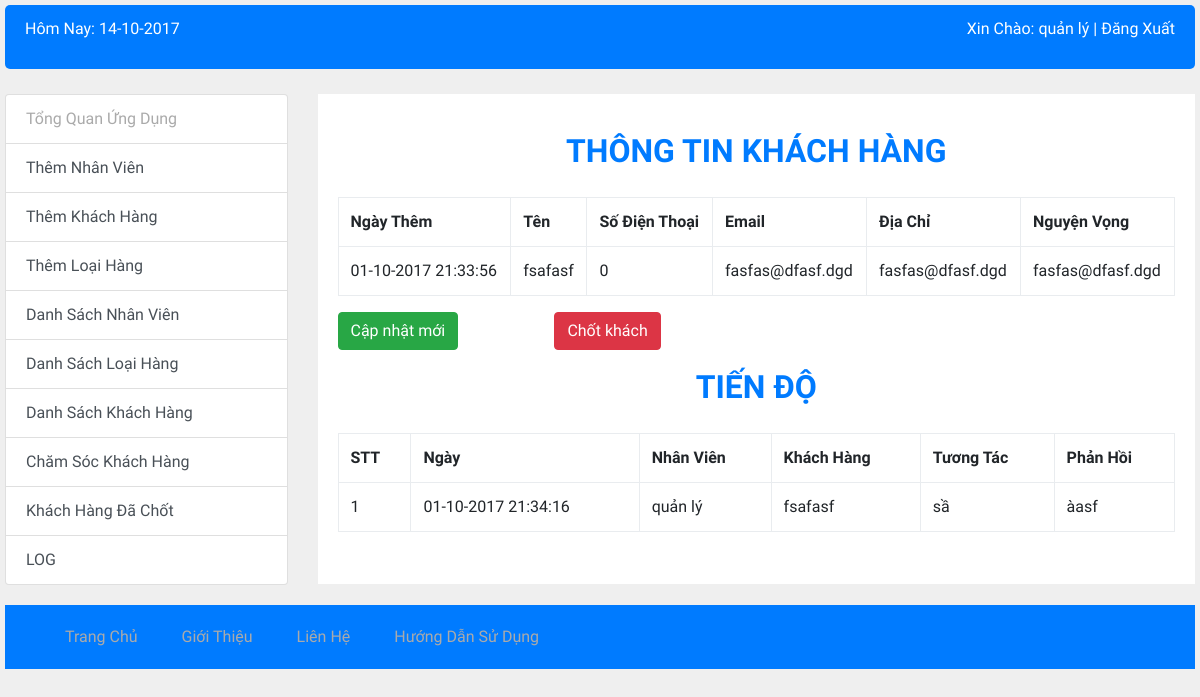
Screenshot of /chitiet_cskh.php?id_nv=35&id_kh=31 (signed in) with the database file from the repository.
### tables this page shows
CREATE TABLE `khachhang` (
  `id_KH` int(20) NOT NULL,
  `ten_KH` varchar(30) NOT NULL,
  `sdt_KH` int(30) NOT NULL,
  `email_KH` varchar(30) NOT NULL,
  `diachi_KH` varchar(50) NOT NULL,
  `ttthem_KH` text NOT NULL,
  `ngay_them` datetime NOT NULL,
  `loaikhach` int(11) NOT NULL,
  `id_NV` int(11) DEFAULT NULL,
  `cs` int(10) UNSIGNED NOT NULL DEFAULT '0'
);

CREATE TABLE `tiendo` (
  `id_tiendo` int(11) NOT NULL,
  `id_KH` int(11) NOT NULL,
  `id_NV` int(11) NOT NULL,
  `tuong_tac` text,
  `phan_hoi` text,
  `date` datetime NOT NULL
);

CREATE TABLE `nhanvien` (
  `id_NV` int(20) NOT NULL,
  `ten_NV` varchar(20) NOT NULL,
  `sdt_NV` int(20) NOT NULL,
  `email_NV` varchar(50) NOT NULL,
  `mcnd_NV` int(40) NOT NULL,
  `diachi_NV` text NOT NULL,
  `ttthem_NV` text NOT NULL,
  `loai_user` int(4) NOT NULL,
  `password` varchar(250) NOT NULL DEFAULT '1234567',
  `avatar` varchar(250) NOT NULL
);

### chitiet_cskh.php (the view, shortened to what this page needs)
<?php include "includes/header.php"; ?>
<?php include('includes/mysqli_connect.php'); ?>
<?php include "includes/top-header.php"; ?>
<div class="row">
    <div class="col-md-3">
        <?php include "includes/sidebar.php"; ?>
    </div>
    <div class="col-md-9">
        <div class="content">
            <div class="khachhang-moi">
                <?php
                    if(isset($_GET['id_nv'], $_GET['id_kh']) && filter_var($_GET['id_nv'], FILTER_VALIDATE_INT, array('min-range' => 1))) {
                        $id_nv = $_GET['id_nv'];
                        $id_kh = $_GET['id_kh'];
                        $q_ttkh = "SELECT * FROM khachhang WHERE id_KH = $id_kh";
                        $r_ttkh = mysqli_query($dbc, $q_ttkh);
                        $ttkh = mysqli_fetch_array($r_ttkh);
                    }
                    $display = 20;
                    if (isset($_GET['trang']) && filter_var($_GET['trang'], FILTER_VALIDATE_INT, array('min-range' => 1))) {
                        $from = ($_GET['trang'] - 1) * $display;
                    } else {
                        $from = 0;
                    }
                    $q_tendo = "SELECT  td.*
                                  FROM tiendo td
                                  WHERE td.id_KH = {$id_kh}
                                  ORDER BY td.id_tiendo DESC LIMIT $from, $display";
                    $r_tiendo = mysqli_query($dbc, $q_tendo);
                    $ten_nv = "SELECT ten_NV FROM nhanvien WHERE id_NV = $id_nv";
                    $r_ten_nv = mysqli_query($dbc, $ten_nv);
                    $ten_nhanvien = mysqli_fetch_array($r_ten_nv);
                    $ten_kh = "SELECT ten_KH FROM khachhang WHERE id_KH = $id_kh";
                    $r_ten_kh = mysqli_query($dbc, $ten_kh);
                    $ten_khachhang = mysqli_fetch_array($r_ten_kh);
                ?>
                <h2 style="text-transform: uppercase; text-align: center; padding-top: 20px; font-weight: bold; padding-bottom: 20px">
                    Thông tin khách hàng</h2>
                <div class="table-responsive">
                    <table class="table table-bordered">
                        <tr>
                            <th>Ngày Thêm</th>
                            <th>Tên</th>
                            <th>Số Điện Thoại</th>
                            <th>Email </th>
                            <th>Địa Chỉ</th>
                            <th>Nguyện Vọng</th>
                        </tr>
                        <tr>
                            <td>
                                <?php
                                    $phpdate = strtotime($ttkh['ngay_them']);
                                    echo $mysqldate = date('d-m-Y H:i:s', $phpdate);
                                ?>
                            </td>
                            <td><?php echo $ttkh['ten_KH'] ?></td>
                            <td><?php echo $ttkh['sdt_KH'] ?></td>
                            <td><?php echo $ttkh['email_KH'] ?></td>
                            <td><?php echo $ttkh['diachi_KH'] ?></td>
                            <td><?php echo $ttkh['ttthem_KH'] ?></td>
                        </tr>
                    </table>
                </div>
                <div class="row">
                    <div class="col-md-3">
                        <a class="btn btn-success" href="nv_cskh.php?id_nv=<?php echo $id_nv; ?>&id_kh=<?php echo $id_kh; ?>"> Cập nhật mới</a>
                    </div>
                    <div class="col-md-3">
                        <a class="btn btn-danger" href="chot_khach.php?id_kh=<?php echo $id_kh; ?>"> Chốt khách</a>
                    </div>
                </div>
                <h2 style="text-transform: uppercase; text-align: center; padding-top: 20px; font-weight: bold; padding-bottom: 20px">
                    Tiến Độ</h2>
                <div class="table-responsive">
                    <table class="table table-bordered">
                        <tr>
                            <th>STT</th>
                            <th>Ngày</th>
                            <th>Nhân Viên</th>
                            <th>Khách Hàng</th>
                            <th>Tương Tác</th>
                            <th>Phản Hồi</th>
                        </tr>
                        <?php $stt1 = 1;
                        while ($row = mysqli_fetch_array($r_tiendo)): ?>
                            <tr>
                                <td><?php echo $stt1; ?></td>
                                <td>
                                    <?php
                                    $phpdate = strtotime($row['date']);
                                    echo $mysqldate = date('d-m-Y H:i:s', $phpdate);
                                    ?>
                                </td>
                                <td><?php echo $ten_nhanvien['ten_NV'] ?></td>
                                <td><?php echo $ten_khachhang['ten_KH'] ?></td>
                                <td><?php echo $row['tuong_tac'] ?></td>
                                <td><?php echo $row['phan_hoi'] ?></td>
                            </tr>
                            <?php $stt1++; endwhile; ?>
                    </table>
                </div>
            </div>
        </div>
    </div>
</div>
<?php include "includes/footer.php"; ?>

### css/style.css (style rules this page uses)
html, body { background: #efefef; padding: 10px; font-family: 'Varela Round'; }
a { color: #aaaaaa; transition: all ease-in-out 200ms; }
.content { background-color: #fff; margin-top: 40px; margin-right: -15px; }
.content { padding: 20px; min-height: 450px; }
.khachhang-moi h2 { text-align: center; color: #007bff; font-weight: 700; text-transform: uppercase; }
table { border-collapse: collapse; border-spacing: 0; width: 100%; border: 1px solid #ddd; }
th, td { border: none; text-align: left; padding: 8px; }

### rows the page displays
khachhang: ngay_them "01-10-2017 21:33:56", ten_KH "fsafasf", sdt_KH "0", email_KH "fasfas@dfasf.dgd", diachi_KH "fasfas@dfasf.dgd", ttthem_KH "fasfas@dfasf.dgd"
tiendo: date "01-10-2017 21:34:16", id_KH.ten_KH "fsafasf", tuong_tac "sầ", phan_hoi "àasf"
nhanvien: ten_NV "quản lý"

### other values shown
$_SESSION['dang_nhap']['ten_NV'] "quản lý"
